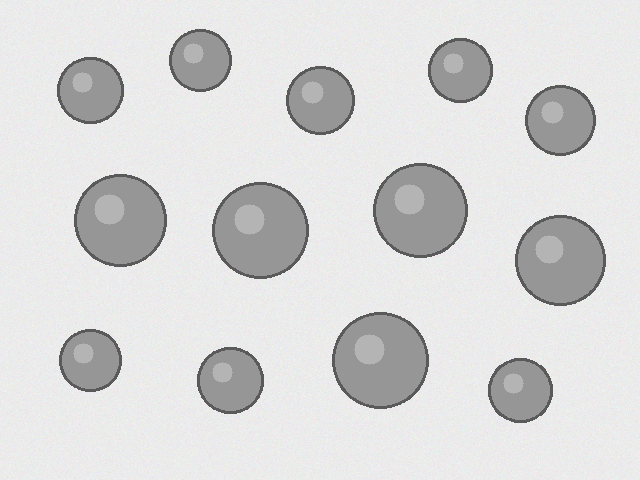
#> input picture sample_images/coins_sample.png, 640 x 480 px
$ python make_stage_figure.py
#> lines starting #> are read from the running program, lines starting #| are printed output that depends on the picture; after the words box and inside, x2 and y2 are one past the last pixel; in counts of white or black regions, pixels touching at a corner belong together
### modules/preprocessing.py
"""
preprocessing.py
-----------------
FUNCTIONAL MODULE 1: Image Pre-processing

Implements the low-level image processing concepts from Module 1 of the
CSE3010 syllabus (Image Enhancement, Restoration, Histogram Processing,
Convolution and Filtering) as a preparatory stage for edge detection.

Responsibilities:
    1. Validate and load the input image.
    2. Convert to grayscale.
    3. Apply CLAHE-based histogram equalization (contrast enhancement).
    4. Apply Gaussian smoothing (noise suppression before Canny).
"""

import os
import cv2
import numpy as np

from modules.config import PipelineConfig
from modules.logger_utils import get_logger

logger = get_logger(__name__)


class ImageLoadError(Exception):
    """Raised when the input image cannot be read or is invalid."""


def load_image(image_path: str) -> np.ndarray:
    """
    Load an image from disk with validation and error handling.

    Raises
    ------
    ImageLoadError
        If the file does not exist or OpenCV fails to decode it.
    """
    if not os.path.isfile(image_path):
        logger.error("Input file not found: %s", image_path)
        raise ImageLoadError(f"Input file not found: {image_path}")

    image = cv2.imread(image_path, cv2.IMREAD_COLOR)
    if image is None:
        logger.error("OpenCV could not decode image: %s", image_path)
        raise ImageLoadError(f"Could not decode image (unsupported/corrupt file): {image_path}")

    logger.info("Loaded image '%s' with shape %s", image_path, image.shape)
    return image


def to_grayscale(image: np.ndarray) -> np.ndarray:
    """Convert a BGR image to single-channel grayscale."""
    gray = cv2.cvtColor(image, cv2.COLOR_BGR2GRAY)
    logger.debug("Converted image to grayscale.")
    return gray


def equalize_histogram(gray_image: np.ndarray) -> np.ndarray:
    """
    Apply Contrast-Limited Adaptive Histogram Equalization (CLAHE).

    CLAHE is preferred over global cv2.equalizeHist because it avoids
    over-amplifying noise in near-uniform backgrounds, which is common
    in object-counting images (e.g. coins on a plain surface).
    """
    clahe = cv2.createCLAHE(clipLimit=2.0, tileGridSize=(8, 8))
    equalized = clahe.apply(gray_image)
    logger.debug("Applied CLAHE histogram equalization.")
    return equalized


def denoise_and_smooth(gray_image: np.ndarray, cfg: PipelineConfig) -> np.ndarray:
    """Apply Gaussian blur to suppress high-frequency noise before edge detection."""
    blurred = cv2.GaussianBlur(gray_image, cfg.blur_kernel, cfg.blur_sigma)
    logger.debug("Applied Gaussian blur with kernel=%s", cfg.blur_kernel)
    return blurred


def preprocess_pipeline(image_path: str, cfg: PipelineConfig) -> dict:
    """
    Run the full pre-processing pipeline and return every intermediate
    result so later stages / the report generator can inspect them.

    Returns
    -------
    dict with keys: 'original', 'gray', 'equalized', 'blurred'
    """
    original = load_image(image_path)
#> in load_image, image is the input picture: shape (480, 640, 3); mean B, G, R 216.4, 216.4, 216.4
    gray = to_grayscale(original)

    equalized = equalize_histogram(gray) if cfg.apply_hist_equalization else gray
    blurred = denoise_and_smooth(equalized, cfg)

    return {
        "original": original,
        "gray": gray,
        "equalized": equalized,
        "blurred": blurred,
    }

### modules/edge_detection.py
"""
edge_detection.py
------------------
Part of FUNCTIONAL MODULE 2: Detection & Segmentation

Implements Canny edge detection and morphological clean-up, corresponding
to Module 3 of the CSE3010 syllabus (Feature Extraction: Edges - Canny;
Image Segmentation: Edge Based approaches).
"""

import cv2
import numpy as np

from modules.config import PipelineConfig
from modules.logger_utils import get_logger

logger = get_logger(__name__)


def detect_edges(blurred_image: np.ndarray, cfg: PipelineConfig) -> np.ndarray:
    """Run the Canny edge detector on a pre-processed (blurred) grayscale image."""
    edges = cv2.Canny(
        blurred_image,
        threshold1=cfg.canny_low,
        threshold2=cfg.canny_high,
        apertureSize=cfg.canny_aperture,
    )
    logger.debug(
        "Canny edge detection complete (low=%d, high=%d).",
        cfg.canny_low, cfg.canny_high,
    )
    return edges


def clean_edges(edge_image: np.ndarray, cfg: PipelineConfig) -> np.ndarray:
    """
    Apply morphological closing + dilation to bridge small gaps in the
    edge map so that object boundaries form closed contours.
    """
    kernel = cv2.getStructuringElement(cv2.MORPH_ELLIPSE, cfg.morph_kernel_size)

    closed = cv2.morphologyEx(
        edge_image, cv2.MORPH_CLOSE, kernel,
        iterations=cfg.morph_close_iterations,
    )
    dilated = cv2.dilate(closed, kernel, iterations=cfg.morph_dilate_iterations)

    logger.debug(
        "Morphological clean-up done (close_iter=%d, dilate_iter=%d).",
        cfg.morph_close_iterations, cfg.morph_dilate_iterations,
    )
    return dilated


def edge_pipeline(blurred_image: np.ndarray, cfg: PipelineConfig) -> dict:
    """Run edge detection followed by morphological clean-up."""
    raw_edges = detect_edges(blurred_image, cfg)
    cleaned_edges = clean_edges(raw_edges, cfg)
    return {"raw_edges": raw_edges, "cleaned_edges": cleaned_edges}

### modules/logger_utils.py
"""
logger_utils.py
----------------
Centralised logging setup. Every module in the pipeline logs through
this single logger so that a run can be fully audited from
output/pipeline.log (satisfies the 'logging/monitoring' and
'error handling strategy' non-functional requirements).
"""

import logging
import os


def get_logger(name: str, log_dir: str = "output", log_file: str = "pipeline.log") -> logging.Logger:
    """
    Return a configured logger that writes to both console and a log file.

    Parameters
    ----------
    name : str
        Usually __name__ of the calling module.
    log_dir : str
        Directory where the log file will be created.
    log_file : str
        Log file name.
    """
    os.makedirs(log_dir, exist_ok=True)
    logger = logging.getLogger(name)

    if not logger.handlers:  # avoid duplicate handlers on repeated calls
        logger.setLevel(logging.DEBUG)

        formatter = logging.Formatter(
            "%(asctime)s | %(levelname)-8s | %(name)s | %(message)s",
            datefmt="%Y-%m-%d %H:%M:%S",
        )

        # Console handler
        console_handler = logging.StreamHandler()
        console_handler.setLevel(logging.INFO)
        console_handler.setFormatter(formatter)
        logger.addHandler(console_handler)

        # File handler
        file_path = os.path.join(log_dir, log_file)
        file_handler = logging.FileHandler(file_path)
        file_handler.setLevel(logging.DEBUG)
        file_handler.setFormatter(formatter)
        logger.addHandler(file_handler)

    return logger

### make_stage_figure.py
"""
make_stage_figure.py
---------------------
Utility (not part of the pipeline) that runs each pipeline stage on the
coin sample and saves a side-by-side comparison figure, purely for
inclusion as a screenshot in the project report.
"""
import sys, os
sys.path.insert(0, os.path.abspath("."))

import cv2
import matplotlib
matplotlib.use("Agg")
import matplotlib.pyplot as plt

from modules.config import DEFAULT_CONFIG
from modules.preprocessing import preprocess_pipeline
from modules.edge_detection import edge_pipeline

pre = preprocess_pipeline("sample_images/coins_sample.png", DEFAULT_CONFIG)
#> pre = 4 items
edges = edge_pipeline(pre["blurred"], DEFAULT_CONFIG)
#> in detect_edges, `edges = cv2.Canny( blurred_image, threshold1=cfg.canny_low, threshold2..`:
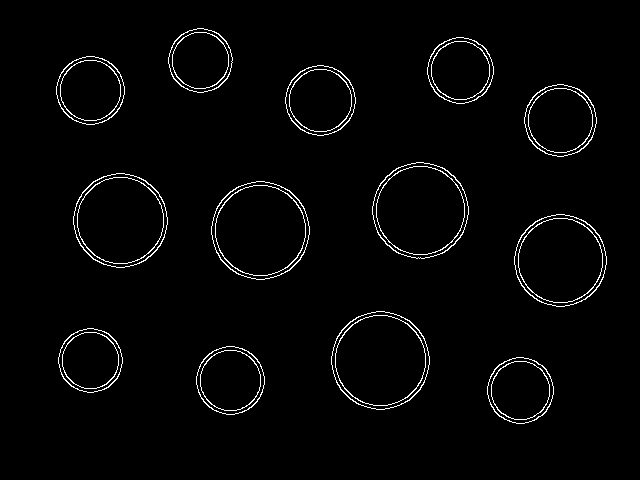
#> edges: shape (480, 640); 2.2% white in thin lines or dots, all inside (x1, y1, x2, y2) = (56, 28, 607, 424)
#> in clean_edges, `closed = cv2.morphologyEx( edge_image, cv2.MORPH_CLOSE, kernel, iterat..`:
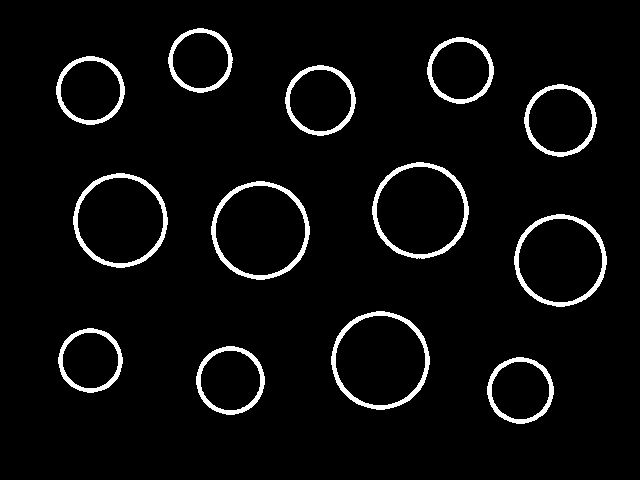
#> closed: shape (480, 640); 4.6% white; 13 white regions, largest, box (x1, y1, x2, y2) and area: (331, 311, 430, 410) 1370, (211, 181, 310, 280) 1369, (372, 162, 469, 259) 1330
#> in clean_edges, `dilated = cv2.dilate(closed, kernel, iterations=cfg.morph_dilate_itera..`:
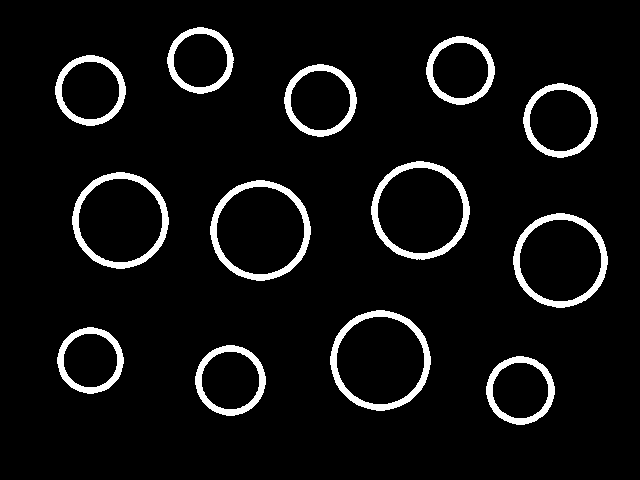
#> dilated: shape (480, 640); 6.3% white; 13 white regions, largest, box (x1, y1, x2, y2) and area: (330, 310, 431, 411) 1898, (210, 180, 311, 281) 1897, (371, 161, 470, 260) 1850
#> edges = 2 items

fig, axes = plt.subplots(1, 5, figsize=(20, 4.2))
stages = [
    ("1. Original", cv2.cvtColor(pre["original"], cv2.COLOR_BGR2RGB)),
    ("2. Grayscale", pre["gray"]),
    ("3. CLAHE Equalized", pre["equalized"]),
    ("4. Gaussian Blurred", pre["blurred"]),
    ("5. Canny Edges (cleaned)", edges["cleaned_edges"]),
]
for ax, (title, img) in zip(axes, stages):
    cmap = None if img.ndim == 3 else "gray"
    ax.imshow(img, cmap=cmap)
    ax.set_title(title, fontsize=12)
    ax.axis("off")
#> this loop made 5 passes
#> title on passes 1 to 5: '1. Original', '2. Grayscale', '3. CLAHE Equalized', '4. Gaussian Blurred', '5. Canny Edges (cleaned)'

plt.tight_layout()
os.makedirs("docs/diagrams", exist_ok=True)
plt.savefig("docs/diagrams/pipeline_stages.png", dpi=150, bbox_inches="tight")
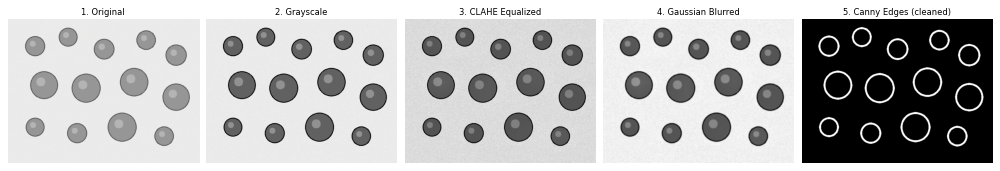
#> figure drawn by matplotlib, 5 panels
print("Saved docs/diagrams/pipeline_stages.png")

$ run again, with sample_images/shapes_sample.png copied over sample_images/coins_sample.png
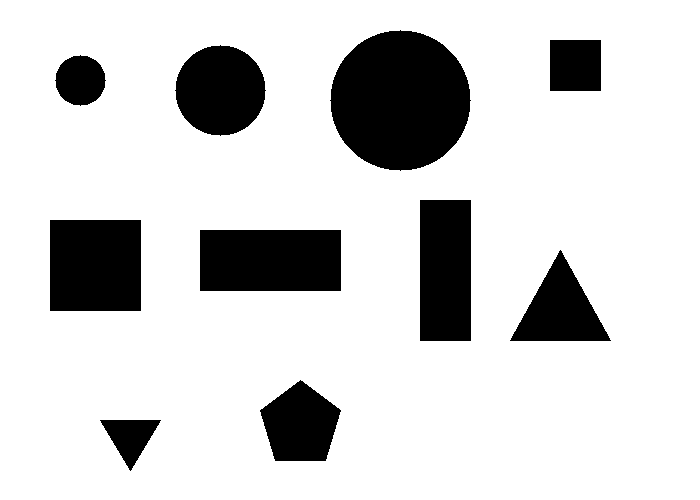
#> input picture sample_images/shapes_sample.png, 700 x 500 px
#> in load_image, image is the input picture: shape (500, 700, 3); 82.5% white; 10 black regions, largest, box (x1, y1, x2, y2) and area: (330, 30, 471, 171) 15373, (200, 230, 341, 291) 8601, (50, 220, 141, 311) 8281
#> pre = 4 items
#> in detect_edges, `edges = cv2.Canny( blurred_image, threshold1=cfg.canny_low, threshold2..`:
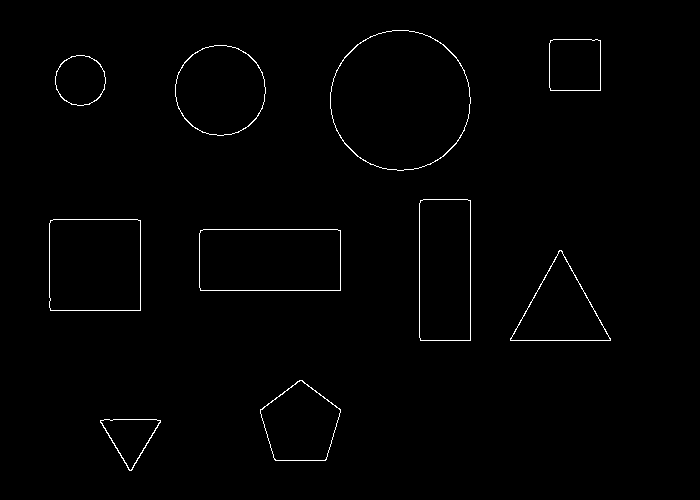
#> edges: shape (500, 700); 0.9% white in thin lines or dots, all inside (x1, y1, x2, y2) = (49, 30, 611, 471)
#> in clean_edges, `dilated = cv2.dilate(closed, kernel, iterations=cfg.morph_dilate_itera..`:
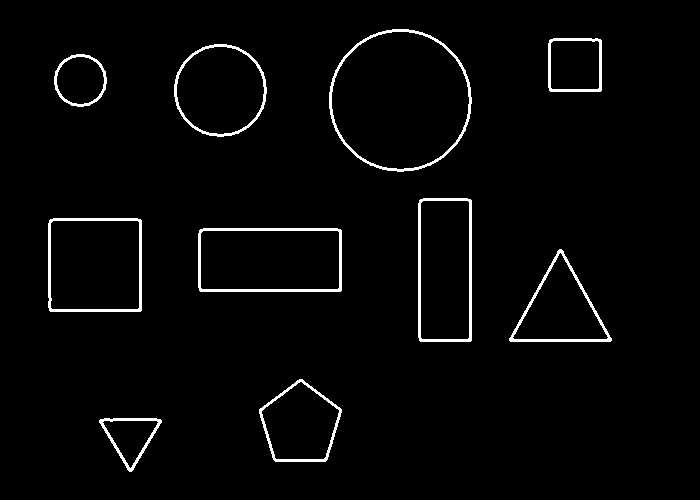
#> dilated: shape (500, 700); 2.5% white; 10 white regions, largest, box (x1, y1, x2, y2) and area: (329, 29, 472, 172) 1268, (198, 228, 342, 292) 1197, (418, 198, 472, 342) 1137
#> `edges = edge_pipeline(pre["blurred"], DEFAULT_CONFIG)`: edges = 2 items
#> the loop `for ax, (title, img) in zip(axes, stages):` made 5 passes
#> title on passes 1 to 5: '1. Original', '2. Grayscale', '3. CLAHE Equalized', '4. Gaussian Blurred', '5. Canny Edges (cleaned)'
